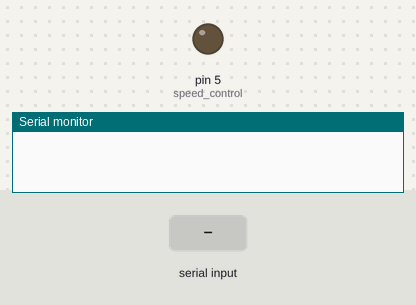
A sketch run on a simulated Arduino Uno, built with avr-gcc and run on an emulated ATmega328P. Shown: output pins drawn as LEDs (lit = HIGH), the last lines printed to the serial monitor. Inputs (shaded band) come from the test bench. Pins used as bus, display or sensor lines are not drawn.

Above: at 1.2 s.
1.3 s: "2" received over Serial
At 2.2 s:
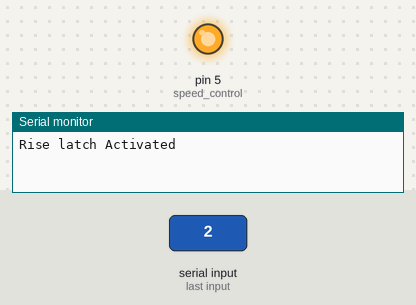
Timing chart, 0 to 6.8 s (numbered marks = the images above; inputs shaded):
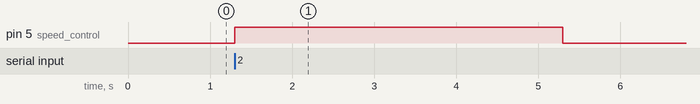

Measured:
- after the input at 1.3 s, pin 5 (speed_control): LOW → HIGH at once, → LOW 4.0 s later

The sketch:

latch_arm1_01.ino
```cpp
int rise_latch = 3;
int lower_latch =4;
int speed_control = 5;

int speed_value = 255;

void setup()
{
  Serial.begin(9600);
  pinMode(rise_latch, OUTPUT);
  pinMode(lower_latch, OUTPUT);
  pinMode(speed_control, OUTPUT);


}

void loop()
{
  if (Serial.available() > 0)
      {
        char input_val = Serial.read();
        if (input_val == '2')
        {
          rise_latch_func();
        }

      }
}

void rise_latch_func()
{
  digitalWrite (rise_latch, HIGH);
  digitalWrite (lower_latch, LOW);
  analogWrite (speed_control, 255);
  Serial.println("Rise latch Activated");

  delay(2000);

  digitalWrite (rise_latch, LOW);
  digitalWrite (lower_latch, HIGH);
  analogWrite (speed_control, 255);

  delay(2000);

  digitalWrite (rise_latch, LOW);
  digitalWrite (lower_latch, LOW);
  analogWrite (speed_control, 0);
}
```
